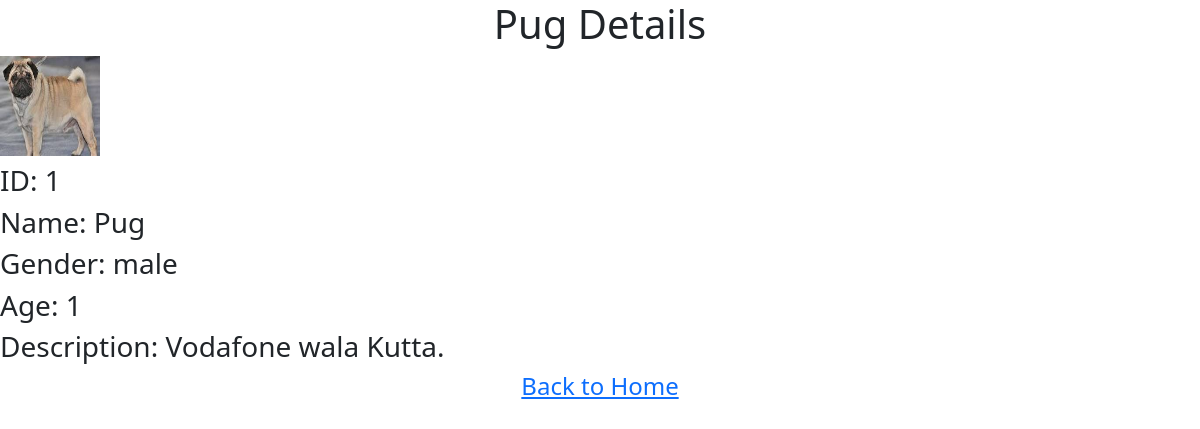
Screenshot of /petdetailpage/1 with the database file from the repository.
### petstoreapp/models.py (models this page shows)
class Pet(models.Model):
    petid = models.IntegerField(primary_key=True)
    petname = models.CharField(max_length=50)
    options = (("male", "male"), ("female", "female"))
    petgender = models.CharField(choices=options, default="", max_length=20)
    petage = models.IntegerField(null = False)
    petdescription = models.TextField(max_length = 200)
    petphoto = models.ImageField(upload_to="images")

### petstoreapp/views.py (the view)
# urls.py: path('petdetailpage/<int:sent_petid>', views.petdetails, name="petdetails"),
def petdetails(req, sent_petid):
    singlepet = Pet.objects.get(petid=sent_petid)
    context = {"singlepet": singlepet}
    return render(req, "petdetailpage.html", context)

### templates/petdetailpage.html (shortened to what this page needs)
<!doctype html>
<html lang="en">
  <head>
    <link href="https://cdn.jsdelivr.net/npm/bootstrap@5.3.2/dist/css/bootstrap.min.css" rel="stylesheet">
  </head>
  <body>
    <center><h1>{{singlepet.petname}} Details</h1></center>
    <h3><img src="{{singlepet.petphoto.url}}" width="100px" height="100px"></h3>
    <h3>ID: {{singlepet.petid}}</h3>
    <h3>Name: {{singlepet.petname}}</h3>
    <h3>Gender: {{singlepet.petgender}}</h3>
    <h3>Age: {{singlepet.petage}}</h3>
    <h3>Description: {{singlepet.petdescription}}</h3>
    <center><a href="{% url 'index' %}"><h4>Back to Home</h4></a></center>
  </body>
</html>

### rows the page displays
Pet: petphoto (picture), petid "1", petname "Pug", petgender "male", petage "1", petdescription "Vodafone wala Kutta."
